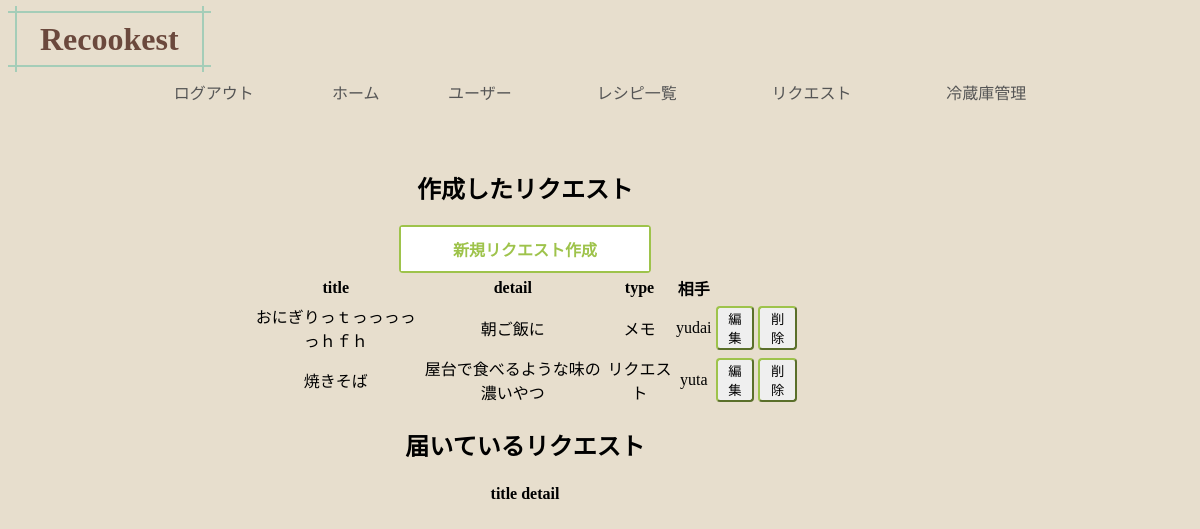
Page /cook_request (signed in) on the committed database.
### tables this page shows
CREATE TABLE requests(id INTEGER PRIMARY KEY, 
title TEXT NOT NULL, 
detail TEXT, 
send_user TEXT NOT NULL, 
receive_user  TEXT NOT NULL, 
type TEXT NOT NULL, 
create_date text default (datetime(current_timestamp,'localtime')), 
update_date text default (datetime(current_timestamp,'localtime')), 
status TEXT);

### app.py (the view)
@app.route("/cook_request")
def cook_request():
    user = db.execute("SELECT name from users where id = ?", session["id"])
    cook_request = db.execute("SELECT id, title, detail, type,  receive_user from requests where send_user = ?", user[0]["name"])
    receive_request = db.execute("select id, title, detail from requests where receive_user = ? and status = ?", user[0]["name"], '送信済')
    return render_template("request.html", requests=cook_request, receive_request=receive_request)

### templates/request.html (shortened to what this page needs)
{% extends "login_base.html" %}
{% block main %}
   <h2>作成したリクエスト</h2>
   <a href="/request_new" class="btn-anime"><span>新規リクエスト作成</span></a>
   <table class="table table-striped">
        <thead>
            <tr>
                <th>title</th>
                <th>detail</th>
                <th>type</th>
                <th>相手</th>
            </tr>
        </thead>
        <tbody>
            {% for request in requests %}
            <tr>
                <td> {{ request["title"] }}</td>
                <td> {{ request["detail"] }}</td>
                <td> {{ request["type"] }} </td>
                <td> {{ request["receive_user"] }} </td>
                <td> <a href="/request_edit/{{ request.id }}"><button>編集</button></a></td>
                <td> <a href="/request_delete/{{ request.id }}"><button>削除</button></a> </td>
            </tr>
            {% endfor %}
        </tbody>
    </table>
<h2>届いているリクエスト</h2>
    <table class="table table-striped">
        <thead>
            <tr>
                <th>title</th>
                <th>detail</th>
            </tr>
        </thead>
    </table>
{% endblock %}

### static/css/style.css (style rules this page uses)
body { background-color: #E7DECD; }
table { margin-right:auto; margin-left: auto; }
a { text-decoration: none; }
.btn-anime { display: inline-block; width: 200px; text-align: center; background-color: #9ec34b; border: 2px solid #9ec34b; font-size: 16px; color: #9ec34b; text-decoration: none; font-weight: bold; padding: 10px 24px; border-radius: 4px; position: relative; }
.btn-anime span { position: relative; z-index: 1; }
.btn-anime::before, .btn-anime::after { content: ""; display: block; background-color: #FFF; width: 50%; height: 100%; position: absolute; top: 0; transition: .2s; }
.btn-anime::before { left: 0; }
.btn-anime::after { right: 0; }
button { border-color: #9ec34b; border-radius: 4px; }

### rows in the picture
requests: title "おにぎりっｔっっっっっｈｆｈ", detail "朝ご飯に", type "メモ", receive_user "yudai"
requests: title "焼きそば", detail "屋台で食べるような味の濃いやつ", type "リクエスト", receive_user "yuta"
